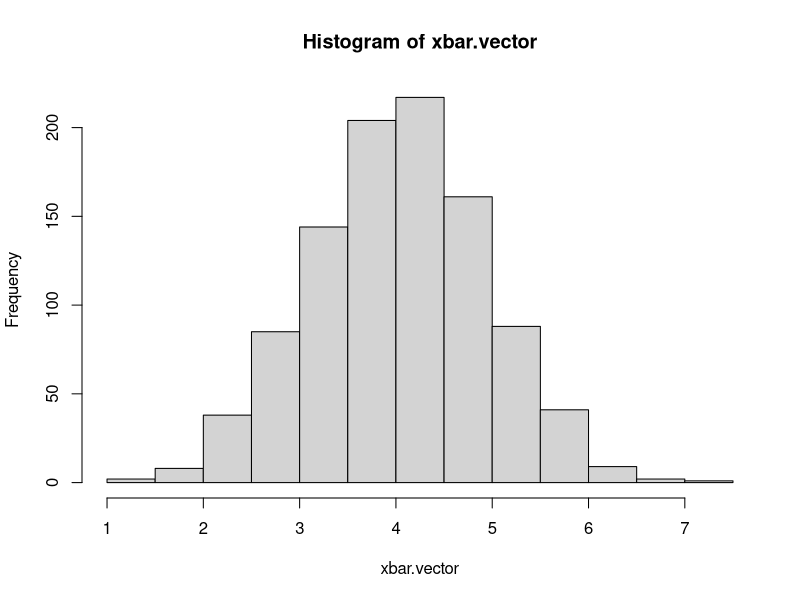

Generate this figure with R:
## ---- chunk 1
## We will use your student ID as the seed for the random number generator.
MY_STUDENT_ID <- 2701553 # <-- Replace ABCDEF by your student ID number  
  

## These are the packages you can use (if needed) for the present assignment.
## If needed, you can run install.packages(tidyverse) in your machine, but 
## **do not** include any calls to install.packages() as part of your solution.
  
permitted.packages <- c("ggplot2", "dplyr", "tidyverse", "nycflights13") # <--- Don't change this

knitr::opts_chunk$set(echo = TRUE) # <---- Don't change this
## ---- chunk 2
## Question 1.a
set.seed(MY_STUDENT_ID) # <--- Don't change this


xunif <- runif(n=12, min=50, max=80)

xunif.mean <- mean(xunif)
xunif.var  <- var(xunif)

print(xunif.mean)
print(xunif.var)
## ---- chunk 3
## Question 1.b
set.seed(MY_STUDENT_ID) # <--- Don't change this

rbern <- rbinom(n=200, size = 1, prob = 0.25)
print(rbern)

rbern.p <- mean(rbern)
print(rbern.p)
## ---- chunk 4
## Question 2.a
set.seed(MY_STUDENT_ID) # <--- Don't change this

xbar.vector <- replicate(1000, mean(rnorm(5, mean = 4, sd = 2)))
hist(xbar.vector)

## ---- chunk 5
## Question 2.b
set.seed(MY_STUDENT_ID) # <--- Don't change this

xbar.mean <- mean(xbar.vector)
xbar.sd <- sd(xbar.vector)

print(xbar.mean)
print(xbar.sd)

# Standard Error
print(2/sqrt(5))

## ---- chunk 6
## Question 3
set.seed(MY_STUDENT_ID) # <--- Don't change this

actual <- replicate(2000, rnorm(20, mean = 0, sd = 1))

xvar.vector <- replicate(2000, var(rnorm(20, mean = 0, sd = 1)))

bias <- mean(actual - xvar.vector)
bias

## ---- chunk 7
## This is just an example

set.seed(1)
n    <- 100000 # sample size
mu   <- 12     # true mean
var  <- 9      # true variance


# Generate sample
x <- rnorm(n, mean = mu, sd = sqrt(var))

# log-likelihood for Normal(mu, sigma^2), given a sample X
# (Check lecture slides for the formula)
llik <- function(par, X) {
  mu     <- par[1]
  sigma2 <- par[2]
  n      <- length(X)
  if (sigma2 <= 0) return(Inf)  # variance must be positive
  llik <- -n * log(sqrt(2 * pi * sigma2)) - 0.5 * sum((X - mu)^2 / sigma2)
  return(llik)
}

# Initial guesses for mu and sigma^2 
# (any finite Real values of mu and of sigma2 > 0 should work)
init <- c(mu = 0, sigma2 = 1) 

# Run optimization
fit <- optim(par = init, fn = llik, X = x, 
             method = "L-BFGS-B",         # optimisation method to use
             lower = c(-Inf, 1e-9),       # Enforce positive variance (minimal allowed value: 10^-9)
             control = list(fnscale = -1) # To make it a maximisation problem
             )

fit$par
## ---- chunk 8
## Question 4.a
set.seed(MY_STUDENT_ID) # <--- Don't change this



## ---- chunk 9
## Question 4.b
set.seed(MY_STUDENT_ID) # <--- Don't change this

# Your code here
##

## ---- chunk 10
## Question 5.a
set.seed(MY_STUDENT_ID) # <--- Don't change this

# Your code here
##

## ---- chunk 11
## Question 5.b
set.seed(MY_STUDENT_ID) # <--- Don't change this

# Your code here
##

## ---- chunk 12
## Question 5.c
set.seed(MY_STUDENT_ID) # <--- Don't change this

# Your code here
##

## ---- chunk 13
## Question 5.d
set.seed(MY_STUDENT_ID) # <--- Don't change this

# Your code here
##

## ---- chunk 14
## Question 6.a
set.seed(MY_STUDENT_ID) # <--- Don't change this

# Your code here
##

## ---- chunk 15
## Question 6.b
set.seed(MY_STUDENT_ID) # <--- Don't change this

# Your code here
##

## ---- chunk 16
## Question 6.c
set.seed(MY_STUDENT_ID) # <--- Don't change this

# Your code here
##

